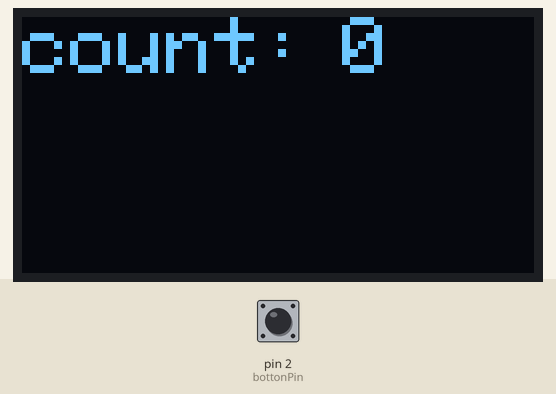
Bench run of a sketch on a simulated Arduino Uno, built with avr-gcc and run on an emulated ATmega328P. Shown: 128×64 one-colour display. Inputs (shaded band) come from the test bench; at power-on: pin 2 (bottonPin) HIGH.

Above: at 0.21 s.
At 4.67 s:
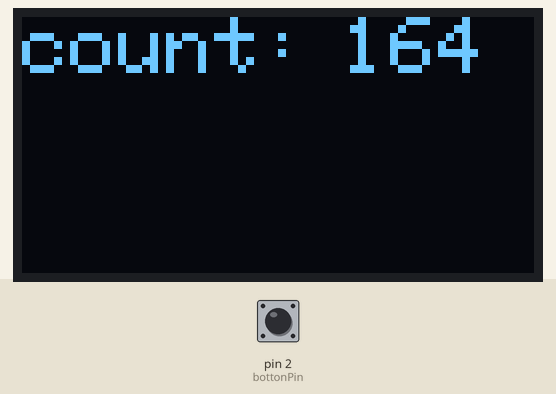
At 9.79 s:
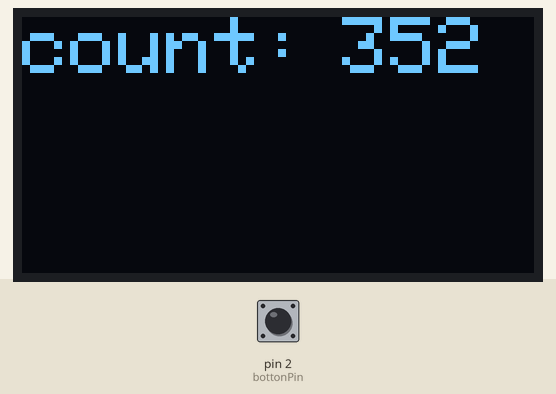
At 19.39 s:
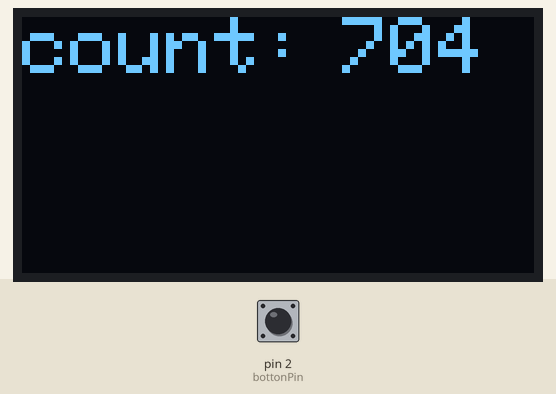
At 28.87 s:
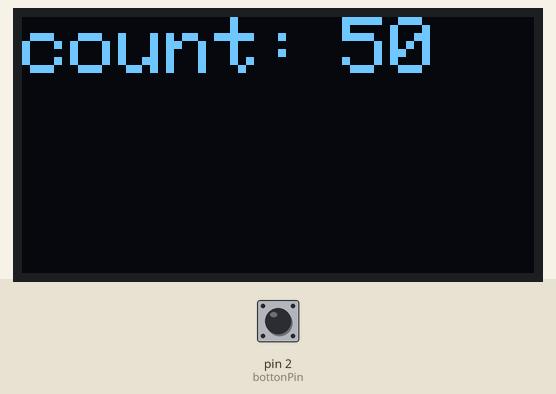
At 38.68 s:
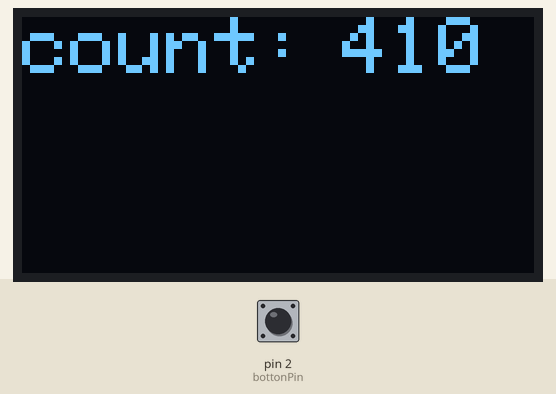

The sketch:

timer_oled.ino
```cpp
//버튼 누르면 주기 바뀌기
#include <TimerOne.h>
#include <Wire.h>
#include <Adafruit_GFX.h>
#include <Adafruit_SSD1306.h>
#define SCREEN_WIDTH 128
#define SCREEN_HEIGHT 64
Adafruit_SSD1306 display(SCREEN_WIDTH, SCREEN_HEIGHT, &Wire, -1);

volatile int cnt = 0;
volatile int state = true;
const int bottonPin = 2;

void setup() {
  Serial.begin(9600);
  Timer1.initialize(100000);

  //attachInterrupt(2, bott, FALLING);
  //Timer1.attachInterrupt(plus);
  Timer1.attachInterrupt(bott);
  display.begin(SSD1306_SWITCHCAPVCC, 0x3C);
  display.setTextSize(2);
  display.setTextColor(SSD1306_WHITE);
  pinMode(bottonPin, INPUT);
}

void loop() {
  display.clearDisplay();
  display.setCursor(0,0);
  display.print("count:");
  display.setCursor(80, 0);
  display.print(cnt);
  display.display();

  plus();
}

void plus() {
    cnt += 1;
  if (cnt > 1000) cnt = 0;
}

void bott(){
  state = digitalRead(bottonPin);
  if (!state) {
    Timer1.setPeriod(10000000);
    Timer1.restart();
  }
  else {
    //Serial.println(state);
    Timer1.resume();
  }
}
```
